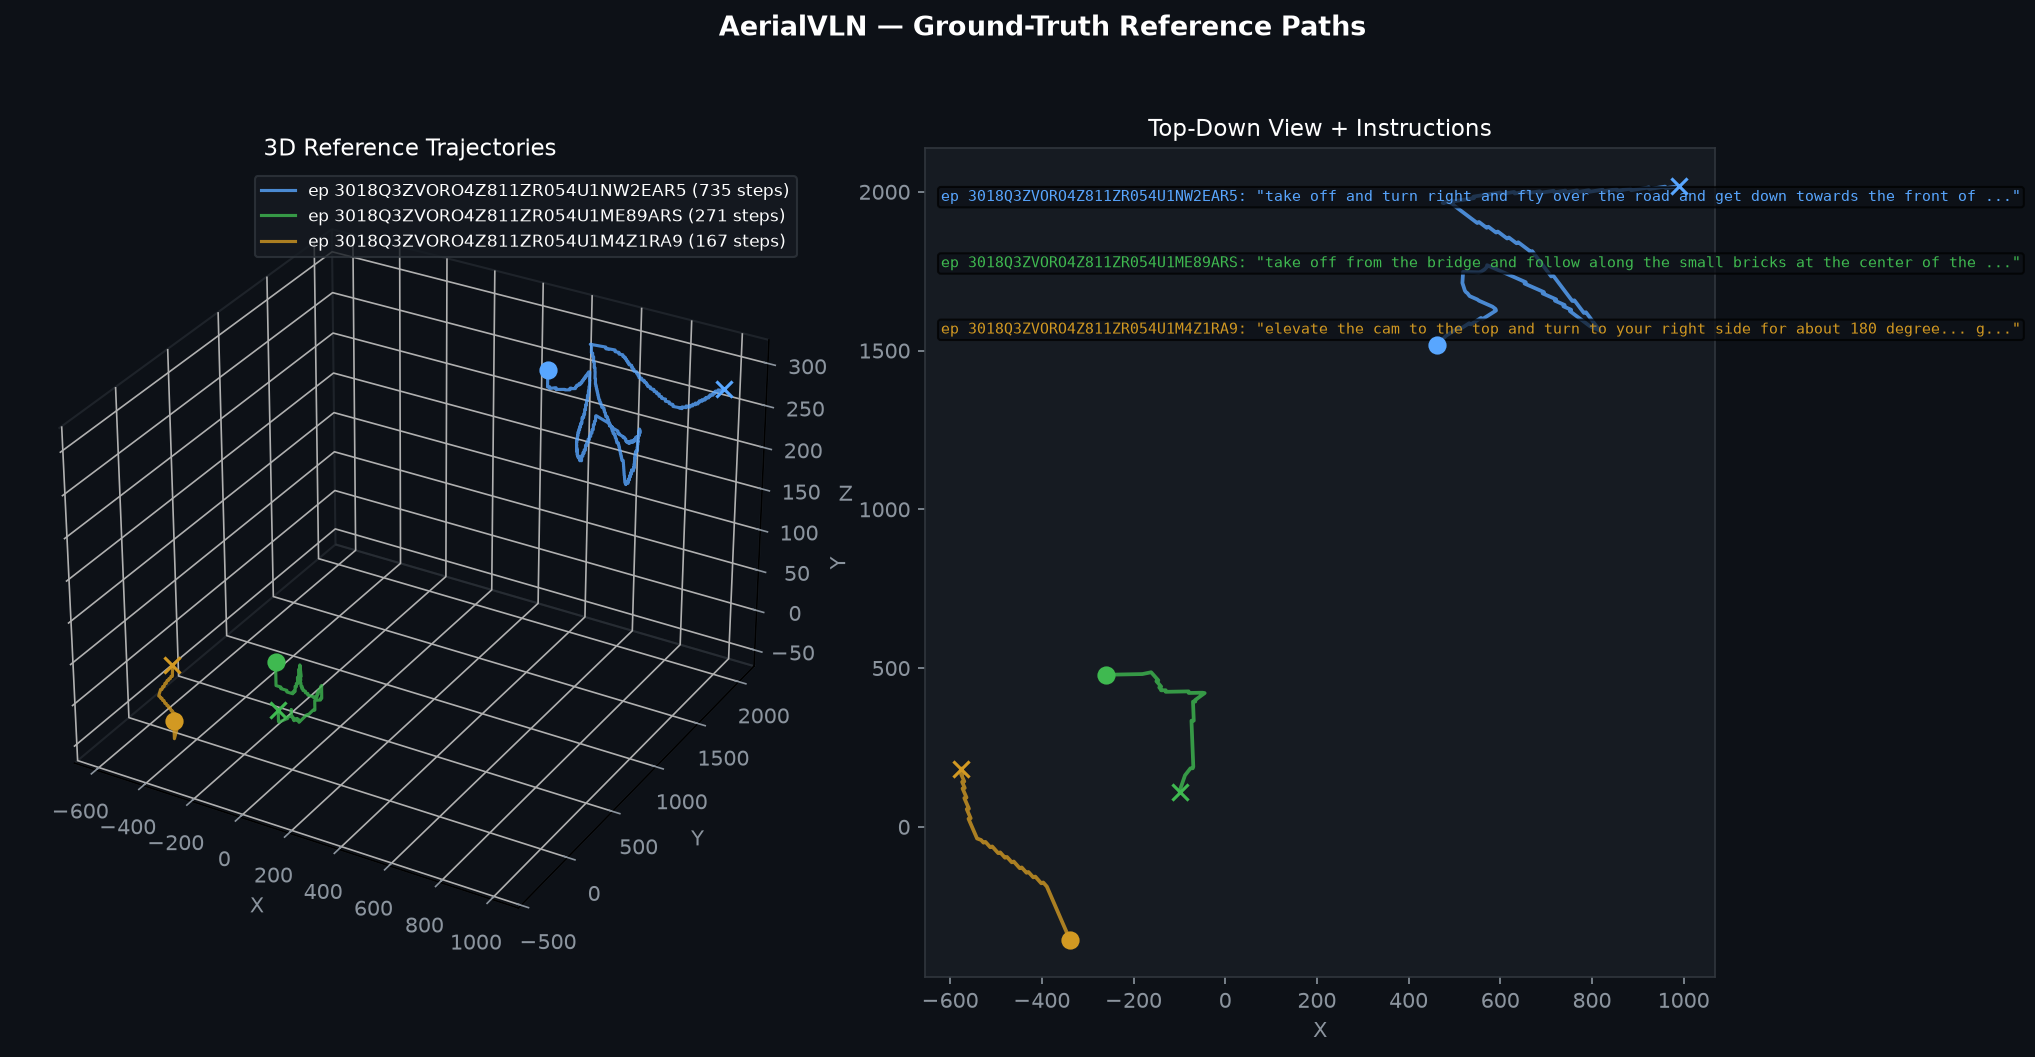

Reproduce this figure in Python.
"""Plot 3D reference trajectories from AerialVLN episodes."""
import json
import matplotlib
matplotlib.use("Agg")
import matplotlib.pyplot as plt
import numpy as np
from pathlib import Path

DATA = Path(__file__).resolve().parents[2] / "data" / "aerialvln_json" / "train.slice.json"
OUT = Path(__file__).resolve().parent / "trajectory_3d.png"

with open(DATA) as f:
    raw = json.load(f)
episodes = raw["episodes"] if isinstance(raw, dict) else raw

sorted_eps = sorted(episodes, key=lambda e: len(e["reference_path"]), reverse=True)
picks = [sorted_eps[0], sorted_eps[len(sorted_eps)//4], sorted_eps[len(sorted_eps)//2]]

fig = plt.figure(figsize=(14, 7))
fig.patch.set_facecolor("#0d1117")

COLORS = ["#58a6ff", "#3fb950", "#d29922"]

# Left: 3D view
ax3d = fig.add_subplot(121, projection="3d")
ax3d.set_facecolor("#0d1117")
ax3d.xaxis.pane.fill = False
ax3d.yaxis.pane.fill = False
ax3d.zaxis.pane.fill = False
ax3d.xaxis.pane.set_edgecolor("#30363d")
ax3d.yaxis.pane.set_edgecolor("#30363d")
ax3d.zaxis.pane.set_edgecolor("#30363d")
ax3d.tick_params(colors="#8b949e")
ax3d.xaxis.label.set_color("#8b949e")
ax3d.yaxis.label.set_color("#8b949e")
ax3d.zaxis.label.set_color("#8b949e")

for ep, color in zip(picks, COLORS):
    path = np.array(ep["reference_path"])
    x, y, z = path[:, 0], path[:, 1], path[:, 2]
    eid = ep["episode_id"]
    n = len(path)
    ax3d.plot(x, y, z, color=color, lw=1.5, alpha=0.8, label=f"ep {eid} ({n} steps)")
    ax3d.scatter(x[0], y[0], z[0], color=color, s=60, marker="o", zorder=5)
    ax3d.scatter(x[-1], y[-1], z[-1], color=color, s=60, marker="x", zorder=5)

ax3d.set_xlabel("X")
ax3d.set_ylabel("Y")
ax3d.set_zlabel("Z")
ax3d.set_title("3D Reference Trajectories", color="white", fontsize=11)
ax3d.legend(facecolor="#161b22", edgecolor="#30363d", labelcolor="white", fontsize=8)

# Right: top-down with instructions
ax2d = fig.add_subplot(122)
ax2d.set_facecolor("#161b22")
ax2d.tick_params(colors="#8b949e")
for spine in ax2d.spines.values():
    spine.set_edgecolor("#30363d")

y_text = 0.95
for ep, color in zip(picks, COLORS):
    path = np.array(ep["reference_path"])
    x, y = path[:, 0], path[:, 1]
    eid = ep["episode_id"]
    ax2d.plot(x, y, color=color, lw=1.8, alpha=0.8)
    ax2d.scatter(x[0], y[0], color=color, s=60, marker="o", zorder=5)
    ax2d.scatter(x[-1], y[-1], color=color, s=60, marker="x", zorder=5)

    instr = ep.get("instruction", {})
    text = instr.get("instruction_text", str(instr))[:80]
    ax2d.text(0.02, y_text, f"ep {eid}: \"{text}...\"",
              transform=ax2d.transAxes, color=color, fontsize=7,
              va="top", fontfamily="monospace",
              bbox=dict(boxstyle="round,pad=0.2", facecolor="#0d1117", alpha=0.7))
    y_text -= 0.08

ax2d.set_xlabel("X", color="#8b949e")
ax2d.set_ylabel("Y", color="#8b949e")
ax2d.set_title("Top-Down View + Instructions", color="white", fontsize=11)

fig.suptitle("AerialVLN — Ground-Truth Reference Paths",
             color="white", fontsize=13, fontweight="bold", y=1.0)

fig.tight_layout(rect=[0, 0, 1, 0.97])
fig.savefig(OUT, dpi=150, bbox_inches="tight", facecolor=fig.get_facecolor())
print(f"Saved: {OUT}")
